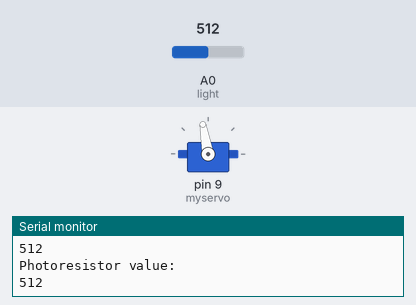
The sketch below on a simulated Arduino Uno, built with avr-gcc and run on an emulated ATmega328P. On the bench: servo, the last lines printed to the serial monitor. Inputs (shaded band) come from the test bench; at power-on: A0 (light) = 512.

Above: at 1.2 s.
1.3 s: A0 (light) set to 716
At 2.4 s:
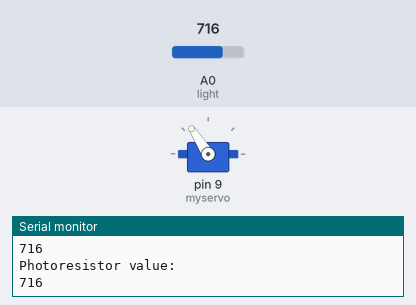
3.0 s: A0 (light) set to 900
At 3.7 s:
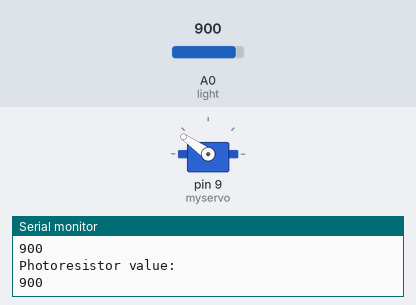
4.5 s: A0 (light) set to 1023
At 5.0 s:
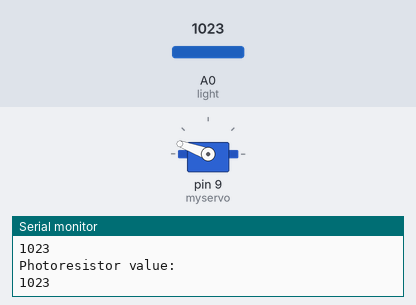
6.0 s: A0 (light) set to 511
At 6.3 s:
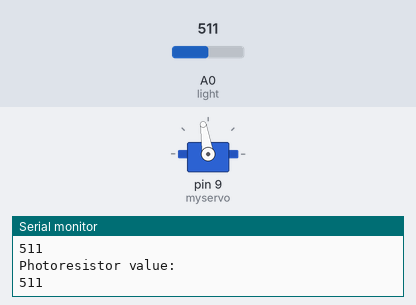
7.5 s: A0 (light) set to 306
At 8.7 s:
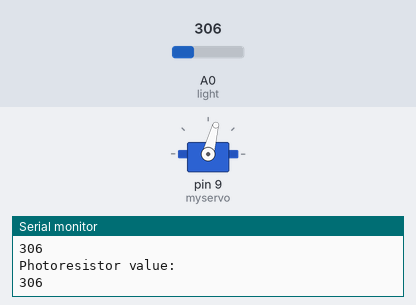
9.0 s: A0 (light) set to 122
At 10.0 s:
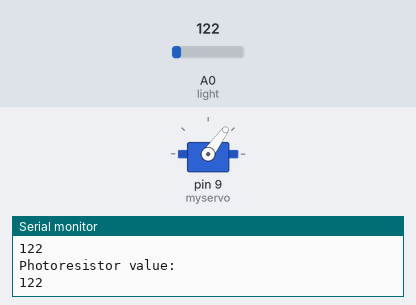
Timing chart, 0 to 11.5 s (numbered marks = the images above; inputs shaded):
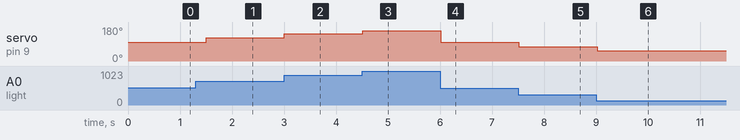

Measured:
- after the input at 1.3 s, servo on pin 9 (myservo): 100° → 123° after 0.20 s
- after the input at 3.0 s, servo on pin 9 (myservo): 123° → 145° at once
- after the input at 4.5 s, servo on pin 9 (myservo): 145° → 160° at once
- after the input at 6.0 s, servo on pin 9 (myservo): 160° → 99° at once
- after the input at 7.5 s, servo on pin 9 (myservo): 99° → 75° at once
- after the input at 9.0 s, servo on pin 9 (myservo): 75° → 54° at once

The sketch:

Circuit_3A_-_Servo_Motor_v3.ino
```cpp
/*
SparkFun Inventor’s Kit
Circuit 3A-Servo

Move a servo attached to pin 9 so that it's angle matches a potentiometer attached to A0.

This sketch was written by SparkFun Electronics, with lots of help from the Arduino community.
This code is completely free for any use.

View circuit diagram and instructions at: https://learn.sparkfun.com/tutorials/sparkfun-inventors-kit-experiment-guide---v40
Download drawings and code at: https://github.com/sparkfun/SIK-Guide-Code
 */

#include <Servo.h>          //include the servo library

int photoresistor = 0;     //this variable will hold a value based on the brightness of the ambient light
int servoPosition;         //the servo will move to this position

Servo myservo;              //create a servo object

void setup() {

  Serial.begin(9600);       //start a serial connection with the computer
  myservo.attach(9);        //tell the servo object that its servo is plugged into pin 9

}

void loop() {

  //read the brightness of the ambient light
  photoresistor = analogRead(A0);   //set photoresistor to a number between 0 and 1023 based on how bright the ambient light is

  Serial.println("Photoresistor value:");
  Serial.println(photoresistor);          //print the photoresistor value to the serial monitor


  servoPosition = map(photoresistor, 0,1023,40,160);  //convert the potentiometer number to a servo position from 20-160
                                                    //Note: its best to avoid driving the little SIK servos all the
                                                    //way to 0 or 180 degrees it can cause the motor to jitter, which is bad for the servo.

  myservo.write(servoPosition);                      //move the servo to the 10 degree position

  delay(250);         //short delay to make the printout easier to read
}
```
